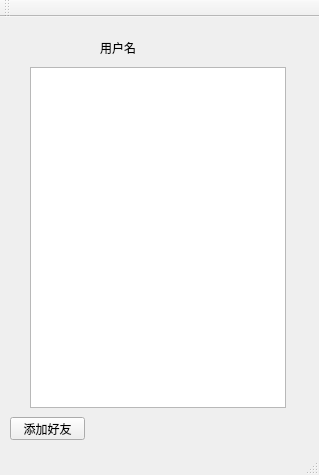
<?xml version="1.0" encoding="UTF-8"?>
<ui version="4.0">
 <class>MainWindow</class>
 <widget class="QMainWindow" name="MainWindow">
  <property name="geometry">
   <rect>
    <x>0</x>
    <y>0</y>
    <width>319</width>
    <height>475</height>
   </rect>
  </property>
  <property name="windowTitle">
   <string>用户界面</string>
  </property>
  <widget class="QWidget" name="centralWidget">
   <widget class="QLabel" name="label">
    <property name="geometry">
     <rect>
      <x>100</x>
      <y>10</y>
      <width>101</width>
      <height>41</height>
     </rect>
    </property>
    <property name="text">
     <string>用户名</string>
    </property>
   </widget>
   <widget class="QLabel" name="label_2">
    <property name="geometry">
     <rect>
      <x>20</x>
      <y>0</y>
      <width>51</width>
      <height>51</height>
     </rect>
    </property>
    <property name="text">
     <string/>
    </property>
    <property name="pixmap">
     <pixmap resource="picture.qrc">:/picture/psb.png</pixmap>
    </property>
   </widget>
   <widget class="QListWidget" name="listWidget">
    <property name="geometry">
     <rect>
      <x>30</x>
      <y>50</y>
      <width>256</width>
      <height>341</height>
     </rect>
    </property>
   </widget>
   <widget class="QPushButton" name="pushButton">
    <property name="geometry">
     <rect>
      <x>10</x>
      <y>400</y>
      <width>75</width>
      <height>23</height>
     </rect>
    </property>
    <property name="text">
     <string>添加好友</string>
    </property>
   </widget>
  </widget>
  <widget class="QMenuBar" name="menuBar">
   <property name="geometry">
    <rect>
     <x>0</x>
     <y>0</y>
     <width>319</width>
     <height>23</height>
    </rect>
   </property>
  </widget>
  <widget class="QToolBar" name="mainToolBar">
   <attribute name="toolBarArea">
    <enum>TopToolBarArea</enum>
   </attribute>
   <attribute name="toolBarBreak">
    <bool>false</bool>
   </attribute>
  </widget>
  <widget class="QStatusBar" name="statusBar"/>
 </widget>
 <layoutdefault spacing="6" margin="11"/>
 <resources>
  <include location="picture.qrc"/>
 </resources>
 <connections/>
</ui>
